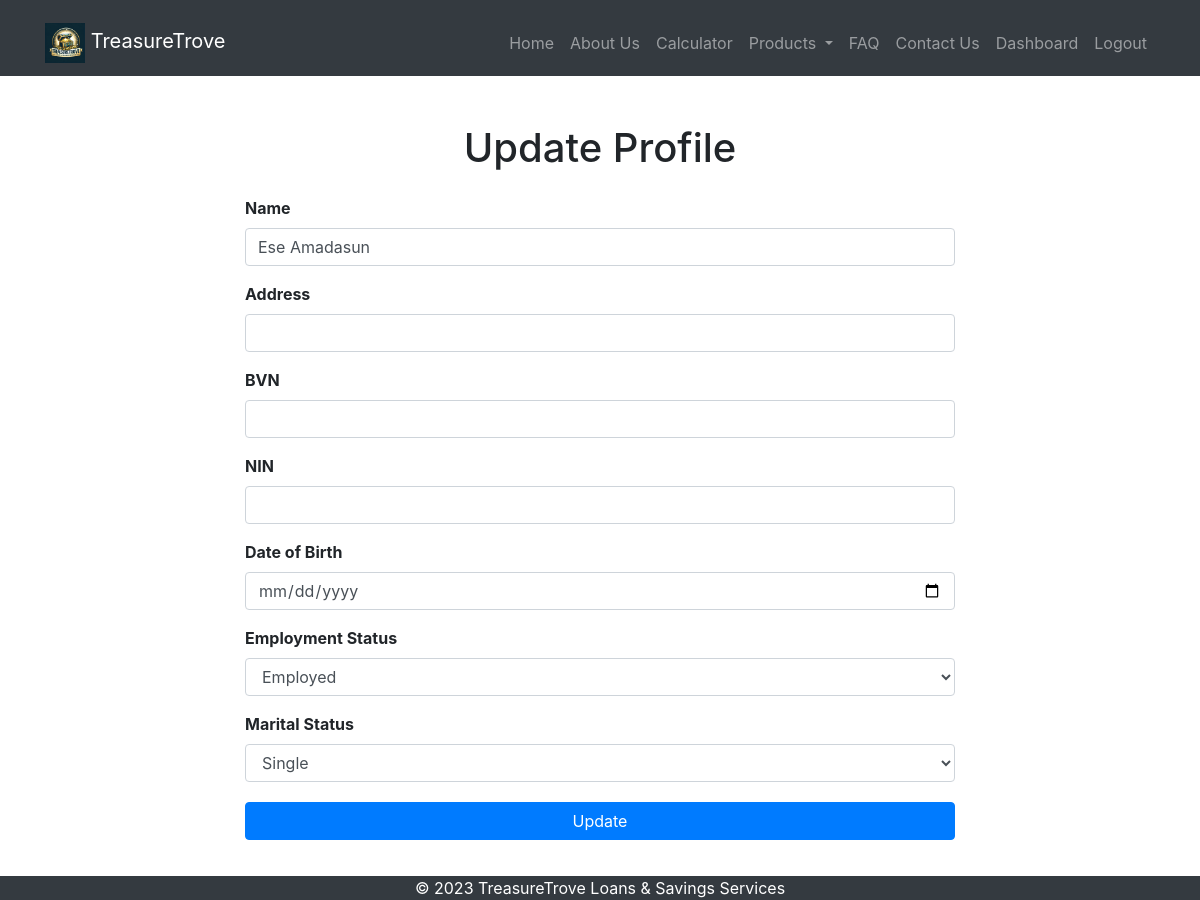
The app's page /update_profile (signed in) with its own data.
### models.py (models this page shows)
class User(db.Model):
    id = db.Column(db.Integer, primary_key=True)
    name = db.Column(db.String(255), nullable=False)
    email = db.Column(db.String(255), unique=True, nullable=False)
    phone = db.Column(db.String(20), nullable=False)
    password = db.Column(db.String(255), nullable=False)
    account_number = db.Column(db.String(10), unique=True)
    address = db.Column(db.String(255))
    bvn = db.Column(db.String(11))
    nin = db.Column(db.String(11))
    dob = db.Column(db.Date)
    employment_status = db.Column(db.String(10))
    marital_status = db.Column(db.String(10))
    wallet_balance = db.Column(db.Float, default=0.0)
    is_admin = db.Column(db.Boolean, default=False)

### routes.py (the view, shortened to what this page needs)
@main.route('/update_profile', methods=['GET', 'POST'])
def update_profile():
    if 'user_email' not in session:
        flash('Please log in to update your profile.', 'warning')
        return redirect(url_for('main.login'))
    user = User.query.filter_by(email=session['user_email']).first()
    if not user:
        flash('User not found.', 'danger')
        return redirect(url_for('main.dashboard'))
    form = DashboardForm(obj=user)
    return render_template('update_profile.html', form=form)

### forms.py
class DashboardForm(FlaskForm):
    name = StringField('Name', validators=[DataRequired()])
    address = StringField('Address', validators=[DataRequired()])
    bvn = StringField('BVN', validators=[DataRequired()])
    nin = StringField('NIN', validators=[DataRequired()])
    dob = DateField('Date of Birth', validators=[DataRequired()])
    employment_status = SelectField(
        'Employment Status',
        choices=[('employed', 'Employed'), ('unemployed', 'Unemployed')],
        validators=[DataRequired()]
    )
    marital_status = SelectField(
        'Marital Status',
        choices=[('single', 'Single'), ('married', 'Married')],
        validators=[DataRequired()]
    )

### templates/update_profile.html (shortened to what this page needs)
{% extends 'base.html' %}
{% block content %}
<div class="container mt-4">
    <div class="row">
        <div class="col-lg-8 offset-lg-2">
            <h1 class="mb-4 text-center">Update Profile</h1>
            <form method="post" class="needs-validation" novalidate>
                <div class="form-group">
                    {{ form.name.label(class="form-label") }}
                    {{ form.name(class="form-control", required=True) }}
                </div>
                <div class="form-group">
                    {{ form.address.label(class="form-label") }}
                    {{ form.address(class="form-control", required=True) }}
                </div>
                <div class="form-group">
                    {{ form.bvn.label(class="form-label") }}
                    {{ form.bvn(class="form-control", required=True) }}
                </div>
                <div class="form-group">
                    {{ form.nin.label(class="form-label") }}
                    {{ form.nin(class="form-control", required=True) }}
                </div>
                <div class="form-group">
                    {{ form.dob.label(class="form-label") }}
                    {{ form.dob(class="form-control", required=True) }}
                </div>
                <div class="form-group">
                    {{ form.employment_status.label(class="form-label") }}
                    {{ form.employment_status(class="form-control", required=True) }}
                </div>
                <div class="form-group">
                    {{ form.marital_status.label(class="form-label") }}
                    {{ form.marital_status(class="form-control", required=True) }}
                </div>
                <button type="submit" class="btn btn-primary btn-block">Update</button>
            </form>
        </div>
    </div>
</div>
{% endblock %}

### static/css/styles.css (style rules this page uses)
body { padding-top: 0px; }
html { height: 100%; }
body { display: flex; flex-direction: column; height: 100%; margin: 0; }
button { background-color: #af4c4c; color: white; padding: 10px 15px; border: none; border-radius: 4px; cursor: pointer; font-size: 16px; }
.container { margin-top: 10px; }
.form-label { font-weight: bold; }
.form-control { border: 1px solid #ced4da; border-radius: 4px; margin-bottom: 10px; }
.btn-primary { background-color: #007bff; color: #fff; margin-bottom: 60px; }
.btn-block { margin-top: 20px; }

### records on screen
User: name "Ese Amadasun", employment_status "Employed", marital_status "Single"
